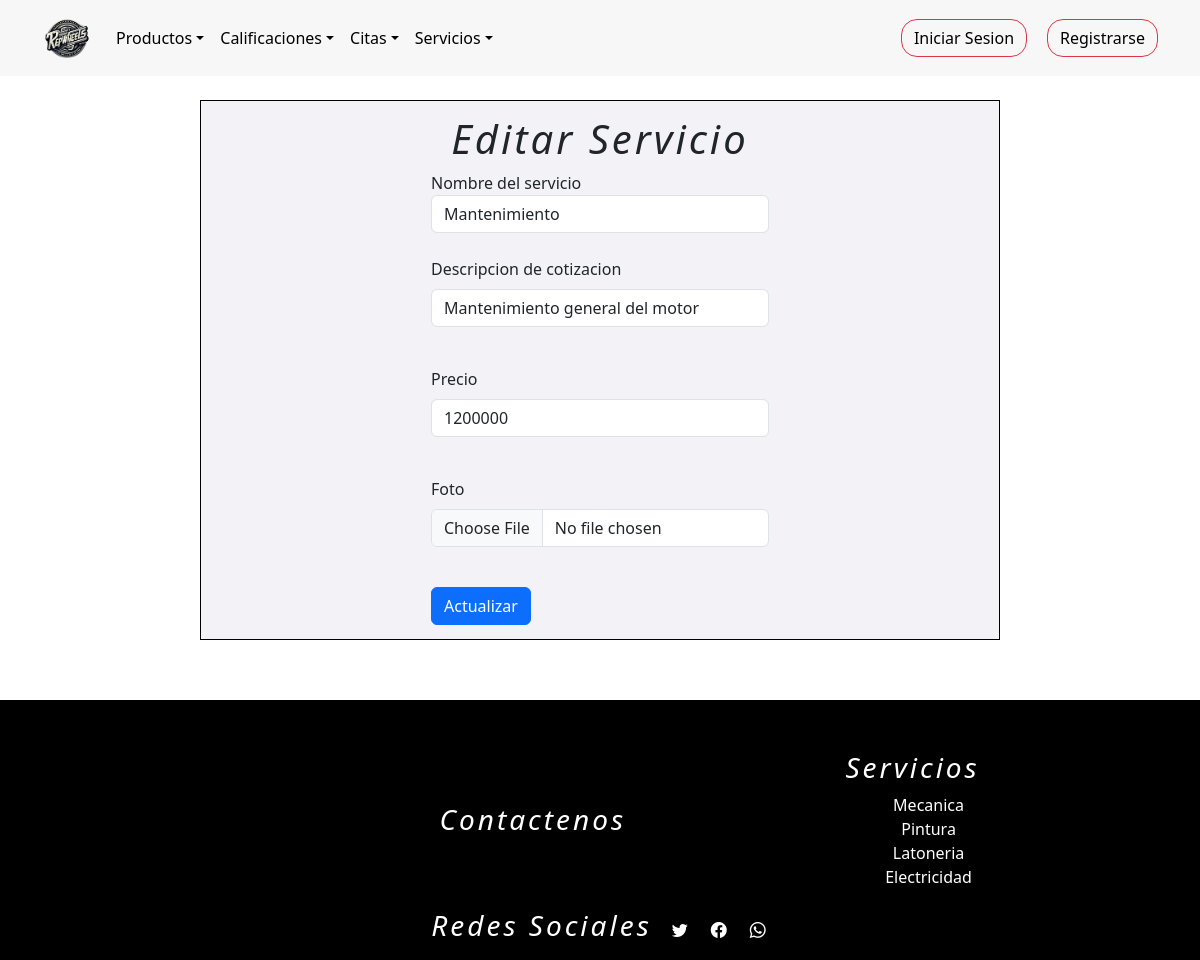
Page /servicioEditar/2 on the committed database.
### tienda/models.py (models this page shows, shortened)
class Servicios(models.Model):
    nombre = models.CharField(max_length=254)
    descripcion_servicio = models.TextField()
    foto = models.ImageField(upload_to="media/", default="tienda/media/servicio.jpg")
    precio = models.IntegerField(null=False,blank=False,default=100000)

### tienda/views.py (the view)
# urls.py: path("servicioEditar/<int:id>",views.servicio_form_editar,name="servicioEditar"),
def servicio_form_editar(request,id):
    s = Servicios.objects.get(pk=id)
    context = {"data": s}
    return render(request,'tienda/servicios/editarServicio.html',context)

### tienda/templates/tienda/servicios/editarServicio.html (shortened to what this page needs)
{% extends 'tienda/base2.html' %}
{% load static %}
{% block contenedor %}
<main>
  <form class="form1"  action="{% url 'servicioActualizar' %}"  method="post" enctype="multipart/form-data">
    <h1 style="text-align: center;">Editar Servicio</h1>
    <div class="form-row">
      <div class="form-group col-md-12">
        <label for="inputPassword4">Nombre del servicio</label>
        <input type="Text" class="form-control" id="NombreC" placeholder="NombreC" value="{{ data.nombre }}" name="nombre">
      </div>
      <br>
      <div class="mb-3">
        <label for="descripcion" class="form-label">Descripcion de cotizacion</label>
        <input type="text" class="form-control" id="descripcion" placeholder="descripcion" value="{{ data.descripcion_servicio }}" name="descripcion_servicio">
      </div>
      <br>
      <div class="mb-3">
        <label for="descripcion" class="form-label">Precio</label>
        <input type="number" class="form-control" id="descripcion" placeholder="precio" name="precio" value="{{ data.precio }}">
      </div>
      <br>
      <div class="mb-3">
        <label for="Foto" class="form-label">Foto</label>
        <input class="form-control" type="file" name="foto_new" placeholder="foto" value="{{ data.foto }}"><br>
      </div>
      <button type="submit" class="btn btn-primary">Actualizar</button>
    </div>
  </form>
</main>
{% endblock %}

### tienda/static/tienda/css/registrarPr.css (style rules this page uses)
main { display: flex; justify-content: space-around; height: 100%; padding: 5%; }
.form1 { margin-top: 40px ; height: 540px; width: 800px; display: flex; flex-direction: column; justify-content: center; align-items: center; background-color: #f3f3f7; border: black 1px solid; }
footer h3,h1 { text-align: center; font-style: italic; letter-spacing: 3px; }

### rows in the picture
Servicios: nombre "Mantenimiento", descripcion_servicio "Mantenimiento general del motor", precio "1200000"
